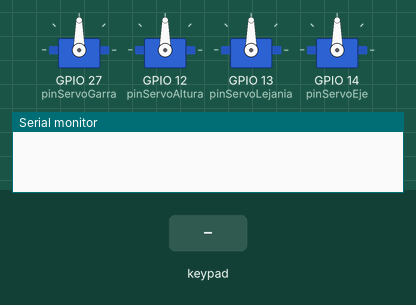
Recording of a program running on a simulated ESP32. Parts: 4 × servo, the last lines printed to the serial monitor. Inputs (shaded band) come from the test bench.

Above: at 1.2 s.
1.3 s: key 'U' pressed
At 2.8 s:
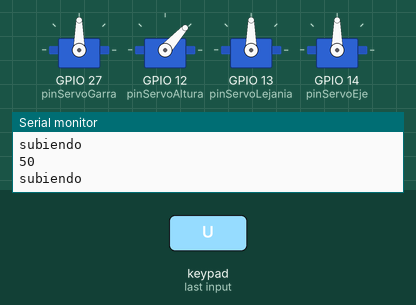
3.1 s: key 'L' pressed
At 4.6 s:
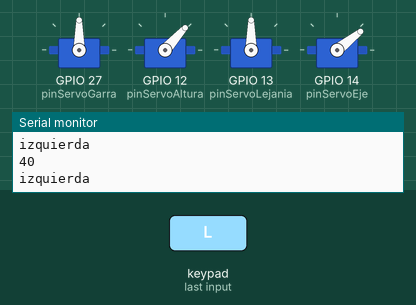
4.9 s: key 'D' pressed
At 6.4 s:
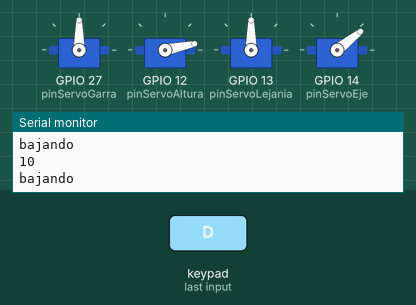
6.7 s: key 'R' pressed
At 7.9 s:
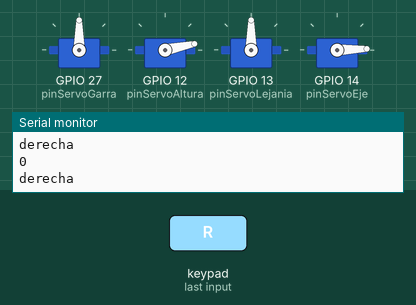
8.5 s: key 'O' pressed
10.2 s: key 'S' pressed
Timing chart, 0 to 13.0 s (numbered marks = the images above; inputs shaded):
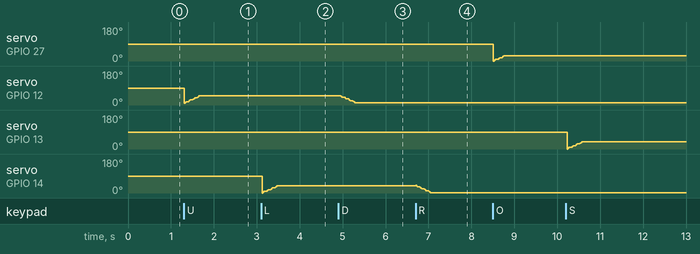

The program:

main.cpp
```cpp
#include <Arduino.h>
#include <ESP32Servo.h>
#include <WiFi.h>
#define CUSTOM_SETTINGS
#define INCLUDE_GAMEPAD_MODULE
#include <DabbleESP32.h>

Servo servoGarra;
Servo servoAltura;
Servo servoLejania;
Servo servoEje;

// Pines de los servos
int pinServoGarra = 27;
int pinServoAltura = 12;
int pinServoLejania = 13;
int pinServoEje = 14;

int pasosAngulos = 2;

int anguloServoGarra = 0;
int anguloServoAltura = 10;
int anguloServoLejania = 0;
int anguloServoEje = 0;

bool autonomo = false;

void moverServoAltura(int anguloActual, int anguloObjetivo) {

    if (anguloObjetivo < 10) anguloObjetivo = 10;
    if (anguloObjetivo > 90) anguloObjetivo = 90;

    Serial.println(anguloObjetivo);

    if (anguloActual < anguloObjetivo) {
        for (; anguloActual < anguloObjetivo; anguloActual += pasosAngulos) {
            servoAltura.write(anguloActual);
            delay(10);
        }
    } else {
        for (; anguloActual > anguloObjetivo; anguloActual -= pasosAngulos) {
            servoAltura.write(anguloActual);
            delay(10);
        }
    }
    anguloServoAltura = anguloObjetivo;
}

void moverServoGarra(int anguloActual, int anguloObjetivo) {

    if (anguloObjetivo < 0) anguloObjetivo = 0;
    if (anguloObjetivo > 30) anguloObjetivo = 30;

    Serial.println(anguloObjetivo);

    if (anguloActual < anguloObjetivo) {
        for (; anguloActual < anguloObjetivo; anguloActual += pasosAngulos) {
            servoGarra.write(anguloActual);
            delay(10);
        }
    } else {
        for (; anguloActual > anguloObjetivo; anguloActual -= pasosAngulos) {
            servoGarra.write(anguloActual);
            delay(10);
        }
    }
    anguloServoGarra = anguloObjetivo;
}

void moverServoLejania(int anguloActual, int anguloObjetivo) {

    if (anguloObjetivo < 0) anguloObjetivo = 0;
    if (anguloObjetivo > 110) anguloObjetivo = 110;

    Serial.println(anguloObjetivo);

    if (anguloActual < anguloObjetivo) {
        for (; anguloActual < anguloObjetivo; anguloActual += pasosAngulos) {
            servoLejania.write(anguloActual);
            delay(10);
        }
    } else {
        for (; anguloActual > anguloObjetivo; anguloActual -= pasosAngulos) {
            servoLejania.write(anguloActual);
            delay(10);
        }
    }
    anguloServoLejania = anguloObjetivo;
}

void moverServoEje(int anguloActual, int anguloObjetivo) {

    if (anguloObjetivo < 0) anguloObjetivo = 0;
    if (anguloObjetivo > 180) anguloObjetivo = 180;

    Serial.println(anguloObjetivo);

    if (anguloActual < anguloObjetivo) {
        for (; anguloActual < anguloObjetivo; anguloActual += pasosAngulos) {
            servoEje.write(anguloActual);
            delay(10);
        }
    } else {
        for (; anguloActual > anguloObjetivo; anguloActual -= pasosAngulos) {
            servoEje.write(anguloActual);
            delay(10);
        }
    }
    anguloServoEje = anguloObjetivo;
}

void reiniciarServos() {
    moverServoAltura(anguloServoAltura, 100);
    moverServoEje(anguloServoEje, 60);
    moverServoGarra(anguloServoGarra, 30);
    moverServoLejania(anguloServoLejania, 0);
}

void setup() {
    servoGarra.attach(pinServoGarra);
    servoAltura.attach(pinServoAltura);
    servoLejania.attach(pinServoLejania);
    servoEje.attach(pinServoEje);

    Serial.begin(115200);

    Dabble.begin("GarraDabble");
}

void loop() {
    Dabble.processInput();

    // Comandos para los servos
    if (autonomo == false)
    {
        if (GamePad.isUpPressed()) {
            moverServoAltura(anguloServoAltura, anguloServoAltura + 10);
            Serial.println("subiendo");
        }
        if (GamePad.isDownPressed()) {
            moverServoAltura(anguloServoAltura, anguloServoAltura - 10);
            Serial.println("bajando");
        }
        if (GamePad.isRightPressed()) {
            moverServoEje(anguloServoEje, anguloServoEje - 10);
            Serial.println("derecha");
        }
        if (GamePad.isLeftPressed()) {
            moverServoEje(anguloServoEje, anguloServoEje + 10);
            Serial.println("izquierda");
        }
        if (GamePad.isCirclePressed()) {
            moverServoGarra(anguloServoGarra, anguloServoGarra + 10);
            Serial.println("cerrando");
        }
        if (GamePad.isCrossPressed()) {
            moverServoGarra(anguloServoGarra, anguloServoGarra - 10);
            Serial.println("abriendo");
        }
        if (GamePad.isSquarePressed()) {
            moverServoLejania(anguloServoLejania, anguloServoLejania + 10);
            Serial.println("delante");
        }
        if (GamePad.isTrianglePressed()) {
            moverServoLejania(anguloServoLejania, anguloServoLejania - 10);
            Serial.println("atras");
        }
        if (GamePad.isStartPressed())
        {
            reiniciarServos();
        }
    } else {
        if (GamePad.isCirclePressed()) {
            // Banda
            moverServoEje(anguloServoEje, 180);
            moverServoAltura(anguloServoAltura, 10);
            moverServoGarra(anguloServoGarra, 15);
            moverServoLejania(anguloServoLejania, 100);
            delay(1000);
            moverServoGarra(anguloServoGarra, 30);
            moverServoLejania(anguloServoLejania, 20);
            moverServoAltura(anguloServoAltura, 180);
            moverServoEje(anguloServoEje, 0);
            moverServoAltura(anguloServoAltura, 10);
            moverServoGarra(anguloServoGarra, 15);
            moverServoLejania(anguloServoLejania, 100);
            moverServoLejania(anguloServoLejania, 0);
            moverServoAltura(anguloServoAltura, 100);
            reiniciarServos();
            Serial.println("secuencia circulo");
        }
        if (GamePad.isCrossPressed()) {
            // Se la jala
            moverServoEje(anguloServoEje, 0);
            moverServoGarra(anguloServoGarra, 30);
            for (size_t i = 0; i < 5; i++)
            {
                moverServoAltura(anguloServoAltura, 180);
                moverServoAltura(anguloServoAltura, 0);
            }


            Serial.println("secuencia cruz");
        }
    }

    if (GamePad.isSelectPressed())
    {
        autonomo = !autonomo;
        Serial.println("autonomo: " + String(autonomo));
    }


    delay(50);
}
```
